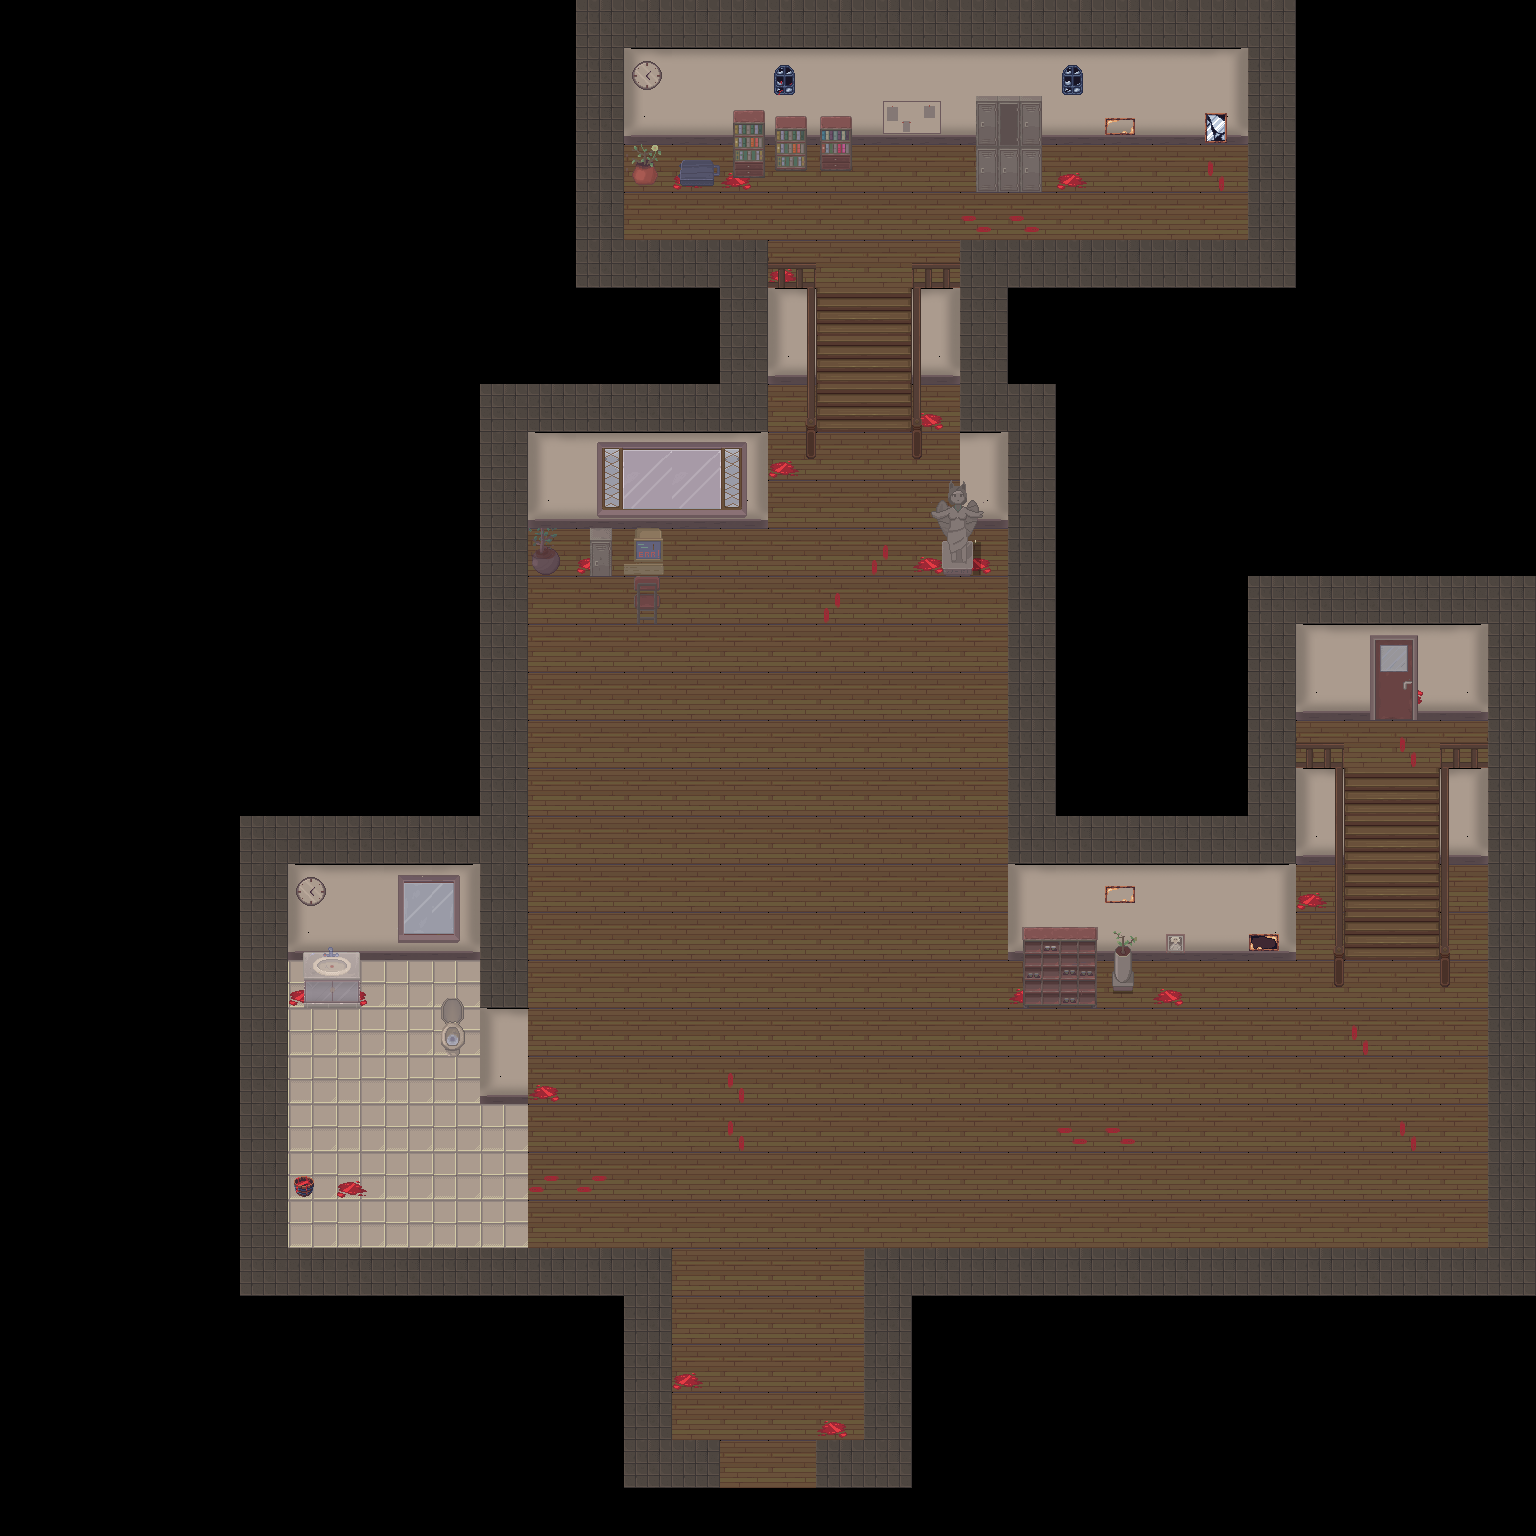

Below is a game level as drawn by its tile map, then a one-line description and the .tmx that defines it (tile-layer data replaced by summaries):
An orthogonal 32x32 tile map with 48x48 px tiles, 7 tile layers (obstacle1, Tile Layer 2, Tile Layer 1, obstacle2, ...), 6 tilesets.

<map version="1.10" tiledversion="1.11.0" orientation="orthogonal" renderorder="right-down" width="32" height="32" tilewidth="48" tileheight="48" infinite="0" nextlayerid="11" nextobjectid="1">
 <tileset firstgid="1" source="2.tsx" />
 <tileset firstgid="129" source="1.tsx" />
 <tileset firstgid="385" source="6.tsx" />
 <tileset firstgid="641" source="3.tsx" />
 <tileset firstgid="881" source="5.tsx" />
 <tileset firstgid="1137" source="blood.tsx" />
 <layer id="1" name="obstacle1" width="32" height="32">
  <properties>
   <property name="obstacle1" type="bool" value="true" />
  </properties>
  <data>[1024 cells, 215 non-empty, 8 distinct tile ids]</data>
 </layer>
 <layer id="2" name="Tile Layer 2" width="32" height="32">
  <data>[1024 cells, 321 non-empty, 6 distinct tile ids]</data>
 </layer>
 <layer id="6" name="Tile Layer 1" width="32" height="32">
  <data>[1024 cells, 34 non-empty, 6 distinct tile ids]</data>
 </layer>
 <layer id="3" name="obstacle2" width="32" height="32">
  <properties>
   <property name="obstacle2" type="bool" value="true" />
  </properties>
  <data>[1024 cells, 80 non-empty, 53 distinct tile ids]</data>
 </layer>
 <layer id="10" name="Door" width="32" height="32">
  <properties>
   <property name="type" value="door" />
  </properties>
  <data>[1024 cells, 4 non-empty, 4 distinct tile ids]</data>
 </layer>
 <layer id="7" name="Quiz1" width="32" height="32">
  <data>[1024 cells, 1 non-empty, 1 distinct tile ids]</data>
 </layer>
 <layer id="8" name="Quiz2" width="32" height="32">
  <data>[1024 cells, 1 non-empty, 1 distinct tile ids]</data>
 </layer>
</map>
